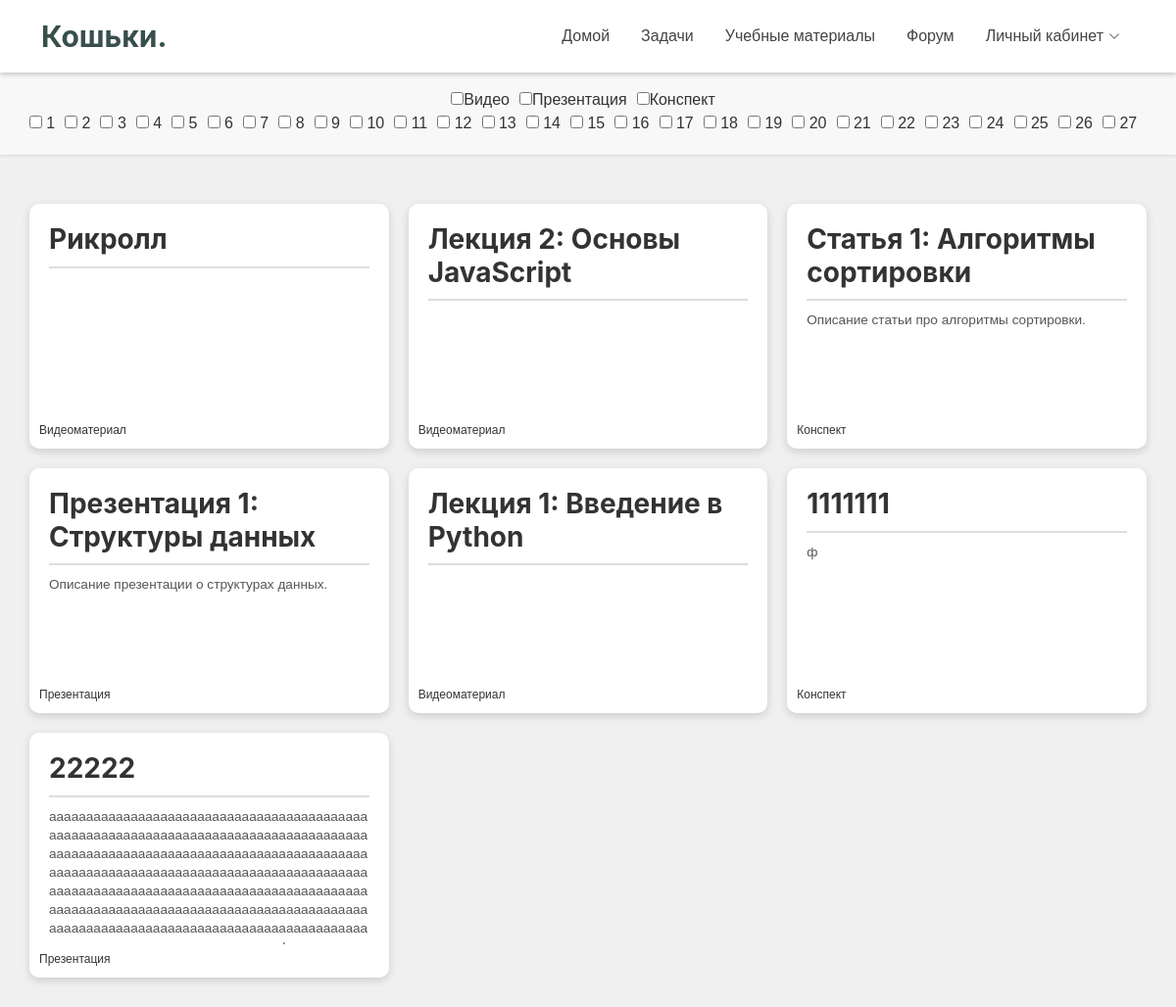
The page /learning-materials/list on the database its author committed.
### tables this page shows
CREATE TABLE learning_materials (material_id INT PRIMARY KEY, material_type INT, material_name VARCHAR (255), material_description TEXT, material_statement TEXT, material_ege_type INT);

### main.py (the view)
@app.route("/learning-materials/list")
def learning_materials_page():
    materials = dr.get_learning_materials()
    return render_template('learning_materials.html', materials=materials)

### database_requests.py (called while the page is built)
def sql_execute(sql_request):
    ret = cursor.execute(sql_request)
    return ret

def get_learning_materials():
    sql_req = f"""SELECT * FROM learning_materials"""
    return sql_execute(sql_req).fetchall()

### templates/learning_materials.html (shortened to what this page needs)
<!DOCTYPE html>
<html lang="ru">
<head>
    <link href="{{ url_for('static', filename='vendor/bootstrap/css/bootstrap.min.css') }}" rel="stylesheet">
    <link href="{{ url_for('static', filename='vendor/bootstrap-icons/bootstrap-icons.css') }}" rel="stylesheet">
    <link href="{{ url_for('static', filename='/css/main.css') }}" rel="stylesheet">
</head>
<body>
     {% include 'header.html' %}
     <div class="filter-container">
          <div class="filter-group" id="type-filters">
               <label><input type="checkbox" name="material-type" value="video">Видео</label>
               <label><input type="checkbox" name="material-type" value="presentation">Презентация</label>
               <label><input type="checkbox" name="material-type" value="other">Конспект</label>
          </div>
          <div class="filter-group" id="ege-filters">
              {% for i in range(1, 28) %}
                  <label><input type="checkbox" value="{{ i }}"> {{ i }}</label>
              {% endfor %}
          </div>
     </div>
     <div class="container" id="lectures-container">
         {% for material in materials %}
         <a href="{% if material[1] == 0 %}/learning-video/{{ material[0] }}{% elif material[1] == 1 %}/learning-presentation/{{ material[0] }}{% else %}/{% endif %}" class="lecture-card {% if material[1] != 0 %}no-video{% endif %}" data-type="{% if material[1] == 0 %}video{% elif material[1] == 1 %}presentation{% else %}other{% endif %}" data-egenumber="{{ material[5] }}">
             <h3>{{ material[2] }}</h3>
                 {% if material[3] %}
                     <p>{{ material[3] }}</p>
                 {% endif %}
                 {% if material[1] == 0 %}
                     <div class="card-label">Видеоматериал</div>
                 {% elif material[1] == 1 %}
                     <div class="card-label">Презентация</div>
                 {% elif material[1] == 2 %}
                     <div class="card-label">Конспект</div>
                 {% endif %}
         </a>
         {% endfor %}
     </div>
</body>
</html>

### templates/header.html (shortened to what this page needs)
<header id="header" class="header d-flex align-items-center fixed-top">
    <div class="container-fluid container-xl position-relative d-flex align-items-center justify-content-between">
        <a href="/" class="logo d-flex align-items-center">
            <h1 class="sitename">Кошьки.</h1>
        </a>
        <nav id="navmenu" class="navmenu">
            <ul>
                <li><a href="/">Домой</a></li>
                <li><a href="/problems/list">Задачи</a></li>
                <li><a href="/learning-materials/list">Учебные материалы</a></li>
                <li><a href="/forum/list">Форум</a></li>
                {% if not user %}
                <li class="dropdown"><a href="#"><span>Личный кабинет</span> <i class="bi bi-chevron-down toggle-dropdown"></i></a>
                </li>
                {% endif %}
            </ul>
        </nav>
    </div>
</header>

### static/css/main.css (style rules this page uses)
:root { --default-font: "Roboto", system-ui, -apple-system, "Segoe UI", Roboto, "Helvetica Neue", Arial, "Noto Sans", "Liberation Sans", sans-serif, "Apple Color Emoji", "Segoe UI Emoji", "Segoe UI Symbol", "Noto Color Emoji"; --heading-font: "Inter", sans-serif; --nav-font: "Poppins", sans-serif; }
:root { --background-color: #ffffff; --default-color: #444444; --heading-color: #384f4b; --accent-color: #1bbca3; --surface-color: #ffffff; --contrast-color: #ffffff; --incorrect-answer-color: #ff4040; --correct-answer-color: #acf273; --empty-answer-color: #c9c9c9; }
:root { --nav-color: #444444; --nav-hover-color: #1bbca3; --nav-mobile-background-color: #ffffff; --nav-dropdown-background-color: #ffffff; --nav-dropdown-color: #444444; --nav-dropdown-hover-color: #1bbca3; }
:root { scroll-behavior: smooth; }
body { color: var(--default-color); background-color: var(--background-color); font-family: var(--default-font); overflow-y: scroll; }
a { color: var(--accent-color); text-decoration: none; transition: 0.3s; }
h1, h2, h3, h4, h5, h6 { color: var(--heading-color); font-family: var(--heading-font); }
.header { color: var(--default-color); background-color: var(--background-color); padding: 15px 0; transition: all 0.5s; z-index: 997; }
.header .logo { line-height: 1; }
.header .logo h1 { font-size: 30px; margin: 0; font-weight: 700; color: var(--heading-color); }
@media (min-width: 1200px) { .navmenu { padding: 0; } }
@media (min-width: 1200px) { .navmenu ul { margin: 0; padding: 0; display: flex; list-style: none; align-items: center; } }
@media (min-width: 1200px) { .navmenu li { position: relative; } }
@media (min-width: 1200px) { .navmenu a, .navmenu a:focus { color: var(--nav-color); padding: 10px 15px; margin-left: 2px; font-size: 16px; font-family: var(--nav-font); font-weight: 400; display: flex; align-items: center; justify-content: space-between; white-space: nowrap; transition: 0.3s; } }
@media (min-width: 1200px) { .navmenu a i, .navmenu a:focus i { font-size: 12px; line-height: 0; margin-left: 5px; transition: 0.3s; } }

### templates/learning_materials.html (style rules this page uses)
body { font-family: 'Arial', sans-serif; margin: 0; background-color: #f0f0f0; color: #333; padding-top: 70px; }
header { background-color: #437DD4; color: white; padding: 20px 0; text-align: center; box-shadow: 0 2px 5px rgba(0,0,0,0.2); }
.filter-container { display: flex; flex-direction: column; align-items: center; padding: 20px; background: #f8f8f8; box-shadow: 0 1px 3px rgba(0,0,0,0.1); margin-bottom: 20px; }
.filter-group { display: flex; flex-wrap: wrap; justify-content: center; }
.filter-group label { margin-right: 10px; }
.container { display: flex; flex-wrap: wrap; justify-content: flex-start; padding: 20px; max-width: 1200px; margin: 0 auto; width: 100%; }
.lecture-card { background: #fff; border-radius: 10px; margin: 10px; padding: 20px; width: calc(33.33% - 20px); box-shadow: 0 3px 8px rgba(0,0,0,0.15); transition: transform 0.3s ease, box-shadow 0.3s ease; box-sizing: border-box; position: relative; height: 250px; overflow: hidden; }
.lecture-card h3 { margin-bottom: 10px; color: #333; font-weight: 700; border-bottom: 2px solid #ddd; padding-bottom: 10px; }
.lecture-card p { color: #555; font-size: 0.85em; line-height: 1.4; word-wrap: break-word; overflow-y:auto; max-height: calc(100% - 70px); }
.card-label { position:absolute; bottom:10px; left:10px; color:#rgba(0, 0, 0, 0.5); font-size:12px; }
a { text-decoration: none; color: inherit; }

### rows shown on the page
learning_materials: material_name "Рикролл", material_type "Видеоматериал"
learning_materials: material_name "Лекция 2: Основы JavaScript", material_type "Видеоматериал"
learning_materials: material_name "Статья 1: Алгоритмы сортировки", material_description "Описание статьи про алгоритмы сортировки.", material_type "Конспект"
learning_materials: material_name "Презентация 1: Структуры данных", material_description "Описание презентации о структурах данных.", material_type "Презентация"
learning_materials: material_name "Лекция 1: Введение в Python", material_type "Видеоматериал"
learning_materials: material_name "1111111", material_description "ф", material_type "Конспект"
learning_materials: material_name "22222", material_type "Презентация"

### other values the page prints
{{ i }} "1" "2" "3" "4" "5" "6" "7" "8" "9" "10" "11" "12" "13" "14" "15" "16" "17" "18" "19" "20" "21" "22" "23" "24" "25" "26" "27"
